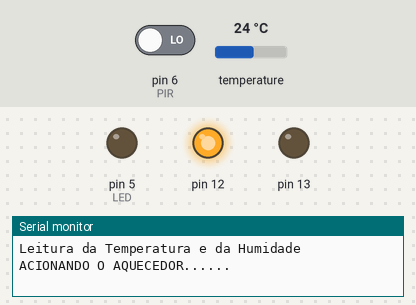
Bench run of a sketch on a simulated Arduino Uno, built with avr-gcc and run on an emulated ATmega328P. Parts: output pins drawn as LEDs (lit = HIGH), the last lines printed to the serial monitor. Dashed ring = blinking. Inputs (shaded band) come from the test bench; at power-on: pin 6 (PIR) LOW, temperature 24 °C.

Above: at 1.2 s.
1.3 s: pin 6 (PIR) driven HIGH
At 4.4 s:
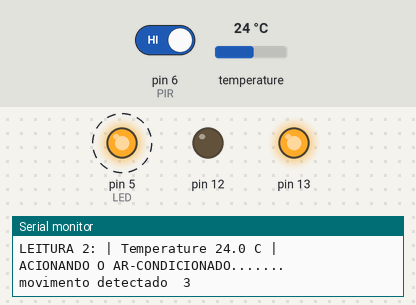
5.5 s: pin 6 (PIR) driven LOW
At 7.2 s:
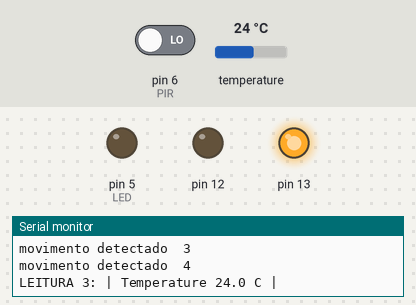
7.8 s: temperature set to 23.4 °C
9.3 s: temperature set to 22.2 °C
At 12.9 s:
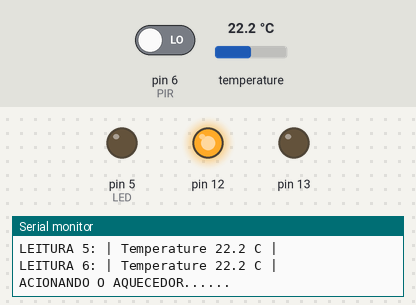
Timing chart, 0 to 14.4 s (numbered marks = the images above; inputs shaded):
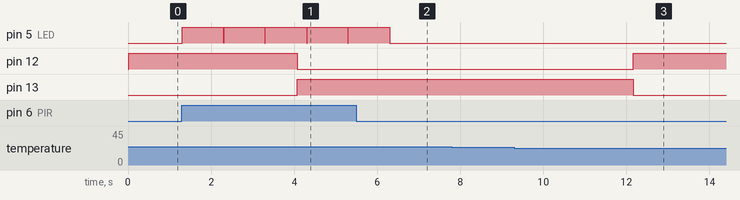

Measured:
- the behaviour switches between 23 and 22.9 °C on temperature (found by bisection; images 2 and 3)
- after the input at 1.3 s, pin 5 (LED): alternates HIGH for 0.99 s and LOW for 0.01 s, starting at once
- after the input at 5.5 s, pin 5 (LED): goes on until 6.3 s, then stays LOW
- after the input at 9.3 s, pin 12: LOW → HIGH after 2.9 s; pin 13: HIGH → LOW after 2.9 s

The sketch:

Temperature_Humidity_2coolers_noserver.ino
```cpp
#include <DHT22.h>
// Only used for sprintf
#include <stdio.h>

// Data wire is plugged into port 7 on the Arduino
// Connect a 4.7K resistor between VCC and the data pin (strong pullup)
#define DHT22_PIN 7
#define PIR 6
#define LED 5

// Setup a DHT22 instance
DHT22 myDHT22(DHT22_PIN);
int fanMinTimeOn=400;//(milisec*10)Minimum time a fan must stay on(quick turn off turn on problem solution)
int i=0;
float temperatura=0.0;
int contFanOn=400;//Fan minimum time on counter
int contador=0;
int contSensor = 0;
int contMOV=0 ;
void setup(void)
{
  // start serial port
  Serial.begin(9600);
  Serial.println("Leitura da Temperatura e da Humidade");
  pinMode(13, OUTPUT);
  pinMode(12, OUTPUT);
  pinMode(PIR, INPUT);
  pinMode(LED, OUTPUT);
  digitalWrite(13, LOW);
}

void loop(void)
{
  delay(10);
  int sensordemovimento = digitalRead(PIR);
  if(sensordemovimento == HIGH)
  {
      if(contMOV==0)
      {
          Serial.print("movimento detectado  ");
          Serial.println(contador);
          contador++;
          digitalWrite(LED, HIGH);
          contMOV++ ;
       }
  }
  if(contMOV!=0)
  {
      contMOV++ ;
  }
  if(contMOV==100)
  {
       digitalWrite(LED, LOW);
       contMOV=0;
  }
  DHT22_ERROR_t errorCode;
  contSensor++;
  if (contSensor==200)
  {
      i++;
      errorCode = myDHT22.readData();
      switch(errorCode)
      {
            case DHT_ERROR_NONE:
                                 char buf[128];
                                 sprintf(buf, "LEITURA %d: | Temperature %hi.%01hi C |", i, myDHT22.getTemperatureCInt()/10, abs(myDHT22.getTemperatureCInt()%10));
                                 Serial.println(buf);
                                 break;
            case DHT_ERROR_CHECKSUM:
                                 Serial.print("check sum error ");
                                 Serial.print(myDHT22.getTemperatureC());
                                 Serial.print("C ");
                                 Serial.print(myDHT22.getHumidity());
                                 Serial.println("%");
                                 break;
            case DHT_BUS_HUNG:
                                 Serial.println("BUS Hung ");
                                 break;
            case DHT_ERROR_NOT_PRESENT:
                                 Serial.println("Not Present ");
                                 break;
            case DHT_ERROR_ACK_TOO_LONG:
                                 Serial.println("ACK time out ");
                                 break;
            case DHT_ERROR_SYNC_TIMEOUT:
                                 Serial.println("Sync Timeout ");
                                 break;
            case DHT_ERROR_DATA_TIMEOUT:
                                 Serial.println("Data Timeout ");
                                 break;
            case DHT_ERROR_TOOQUICK:
                                 Serial.println("Polled to quick ");
                                 break;
      }
      contSensor=0;
      temperatura=myDHT22.getTemperatureC();


  }
  if(contFanOn>fanMinTimeOn){


          if( temperatura >= 23)// aciona o ventilador 1 quando a temperatura for maior ou igual a 25.5 °C
          {

                 Serial.println("ACIONANDO O AR-CONDICIONADO.......");
                 digitalWrite(13, HIGH);
          }
          else {  digitalWrite(13, LOW);  }

          if( temperatura < 23)// aciona o ventilador 2 quando a temperatura for menor ou igual a 24.5 °C
          {

                Serial.println("ACIONANDO O AQUECEDOR......");
                digitalWrite(12, HIGH);

          }
          else{   digitalWrite(12, LOW); }

          contFanOn=0;
       }

       contFanOn++;

}
```
